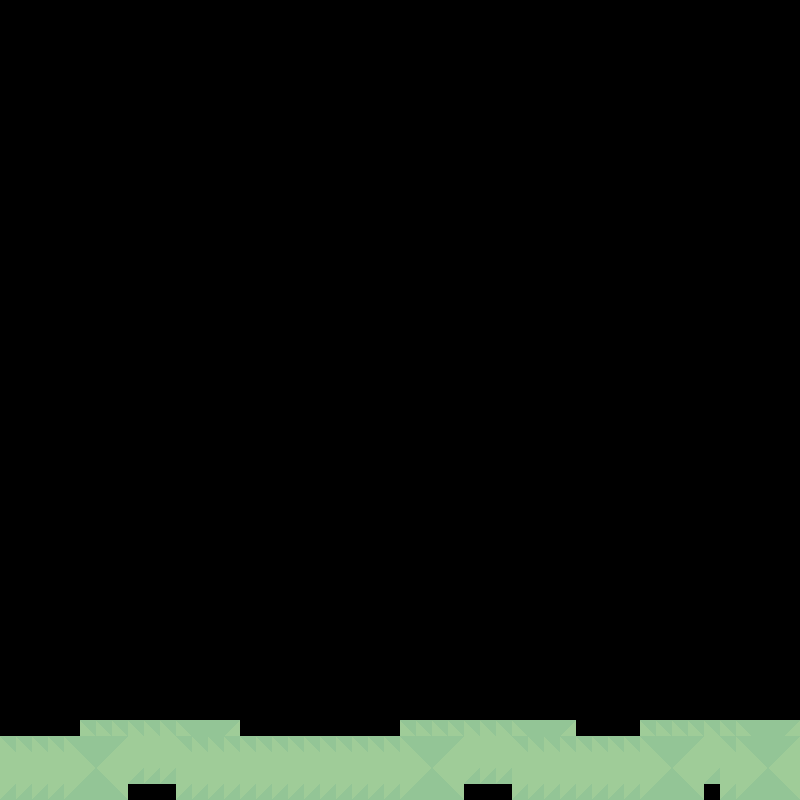

Tiled map render using the project's own tile images. Description and the whole map definition, tile-layer contents included, below:
An orthogonal 50x50 tile map with 16x16 px tiles, 1 tile layer (Tile Layer 1).

<map version="1.10" tiledversion="1.12.1" orientation="orthogonal" renderorder="right-down" width="50" height="50" tilewidth="16" tileheight="16" infinite="0" nextlayerid="2" nextobjectid="1">
 <tileset firstgid="1" source="smeegle.tsx" />
 <layer id="1" name="Tile Layer 1" width="50" height="50">
  <data encoding="csv">
0,0,0,0,0,0,0,0,0,0,0,0,0,0,0,0,0,0,0,0,0,0,0,0,0,0,0,0,0,0,0,0,0,0,0,0,0,0,0,0,0,0,0,0,0,0,0,0,0,0,
0,0,0,0,0,0,0,0,0,0,0,0,0,0,0,0,0,0,0,0,0,0,0,0,0,0,0,0,0,0,0,0,0,0,0,0,0,0,0,0,0,0,0,0,0,0,0,0,0,0,
0,0,0,0,0,0,0,0,0,0,0,0,0,0,0,0,0,0,0,0,0,0,0,0,0,0,0,0,0,0,0,0,0,0,0,0,0,0,0,0,0,0,0,0,0,0,0,0,0,0,
0,0,0,0,0,0,0,0,0,0,0,0,0,0,0,0,0,0,0,0,0,0,0,0,0,0,0,0,0,0,0,0,0,0,0,0,0,0,0,0,0,0,0,0,0,0,0,0,0,0,
0,0,0,0,0,0,0,0,0,0,0,0,0,0,0,0,0,0,0,0,0,0,0,0,0,0,0,0,0,0,0,0,0,0,0,0,0,0,0,0,0,0,0,0,0,0,0,0,0,0,
0,0,0,0,0,0,0,0,0,0,0,0,0,0,0,0,0,0,0,0,0,0,0,0,0,0,0,0,0,0,0,0,0,0,0,0,0,0,0,0,0,0,0,0,0,0,0,0,0,0,
0,0,0,0,0,0,0,0,0,0,0,0,0,0,0,0,0,0,0,0,0,0,0,0,0,0,0,0,0,0,0,0,0,0,0,0,0,0,0,0,0,0,0,0,0,0,0,0,0,0,
0,0,0,0,0,0,0,0,0,0,0,0,0,0,0,0,0,0,0,0,0,0,0,0,0,0,0,0,0,0,0,0,0,0,0,0,0,0,0,0,0,0,0,0,0,0,0,0,0,0,
0,0,0,0,0,0,0,0,0,0,0,0,0,0,0,0,0,0,0,0,0,0,0,0,0,0,0,0,0,0,0,0,0,0,0,0,0,0,0,0,0,0,0,0,0,0,0,0,0,0,
0,0,0,0,0,0,0,0,0,0,0,0,0,0,0,0,0,0,0,0,0,0,0,0,0,0,0,0,0,0,0,0,0,0,0,0,0,0,0,0,0,0,0,0,0,0,0,0,0,0,
0,0,0,0,0,0,0,0,0,0,0,0,0,0,0,0,0,0,0,0,0,0,0,0,0,0,0,0,0,0,0,0,0,0,0,0,0,0,0,0,0,0,0,0,0,0,0,0,0,0,
0,0,0,0,0,0,0,0,0,0,0,0,0,0,0,0,0,0,0,0,0,0,0,0,0,0,0,0,0,0,0,0,0,0,0,0,0,0,0,0,0,0,0,0,0,0,0,0,0,0,
0,0,0,0,0,0,0,0,0,0,0,0,0,0,0,0,0,0,0,0,0,0,0,0,0,0,0,0,0,0,0,0,0,0,0,0,0,0,0,0,0,0,0,0,0,0,0,0,0,0,
0,0,0,0,0,0,0,0,0,0,0,0,0,0,0,0,0,0,0,0,0,0,0,0,0,0,0,0,0,0,0,0,0,0,0,0,0,0,0,0,0,0,0,0,0,0,0,0,0,0,
0,0,0,0,0,0,0,0,0,0,0,0,0,0,0,0,0,0,0,0,0,0,0,0,0,0,0,0,0,0,0,0,0,0,0,0,0,0,0,0,0,0,0,0,0,0,0,0,0,0,
0,0,0,0,0,0,0,0,0,0,0,0,0,0,0,0,0,0,0,0,0,0,0,0,0,0,0,0,0,0,0,0,0,0,0,0,0,0,0,0,0,0,0,0,0,0,0,0,0,0,
0,0,0,0,0,0,0,0,0,0,0,0,0,0,0,0,0,0,0,0,0,0,0,0,0,0,0,0,0,0,0,0,0,0,0,0,0,0,0,0,0,0,0,0,0,0,0,0,0,0,
0,0,0,0,0,0,0,0,0,0,0,0,0,0,0,0,0,0,0,0,0,0,0,0,0,0,0,0,0,0,0,0,0,0,0,0,0,0,0,0,0,0,0,0,0,0,0,0,0,0,
0,0,0,0,0,0,0,0,0,0,0,0,0,0,0,0,0,0,0,0,0,0,0,0,0,0,0,0,0,0,0,0,0,0,0,0,0,0,0,0,0,0,0,0,0,0,0,0,0,0,
0,0,0,0,0,0,0,0,0,0,0,0,0,0,0,0,0,0,0,0,0,0,0,0,0,0,0,0,0,0,0,0,0,0,0,0,0,0,0,0,0,0,0,0,0,0,0,0,0,0,
0,0,0,0,0,0,0,0,0,0,0,0,0,0,0,0,0,0,0,0,0,0,0,0,0,0,0,0,0,0,0,0,0,0,0,0,0,0,0,0,0,0,0,0,0,0,0,0,0,0,
0,0,0,0,0,0,0,0,0,0,0,0,0,0,0,0,0,0,0,0,0,0,0,0,0,0,0,0,0,0,0,0,0,0,0,0,0,0,0,0,0,0,0,0,0,0,0,0,0,0,
0,0,0,0,0,0,0,0,0,0,0,0,0,0,0,0,0,0,0,0,0,0,0,0,0,0,0,0,0,0,0,0,0,0,0,0,0,0,0,0,0,0,0,0,0,0,0,0,0,0,
0,0,0,0,0,0,0,0,0,0,0,0,0,0,0,0,0,0,0,0,0,0,0,0,0,0,0,0,0,0,0,0,0,0,0,0,0,0,0,0,0,0,0,0,0,0,0,0,0,0,
0,0,0,0,0,0,0,0,0,0,0,0,0,0,0,0,0,0,0,0,0,0,0,0,0,0,0,0,0,0,0,0,0,0,0,0,0,0,0,0,0,0,0,0,0,0,0,0,0,0,
0,0,0,0,0,0,0,0,0,0,0,0,0,0,0,0,0,0,0,0,0,0,0,0,0,0,0,0,0,0,0,0,0,0,0,0,0,0,0,0,0,0,0,0,0,0,0,0,0,0,
0,0,0,0,0,0,0,0,0,0,0,0,0,0,0,0,0,0,0,0,0,0,0,0,0,0,0,0,0,0,0,0,0,0,0,0,0,0,0,0,0,0,0,0,0,0,0,0,0,0,
0,0,0,0,0,0,0,0,0,0,0,0,0,0,0,0,0,0,0,0,0,0,0,0,0,0,0,0,0,0,0,0,0,0,0,0,0,0,0,0,0,0,0,0,0,0,0,0,0,0,
0,0,0,0,0,0,0,0,0,0,0,0,0,0,0,0,0,0,0,0,0,0,0,0,0,0,0,0,0,0,0,0,0,0,0,0,0,0,0,0,0,0,0,0,0,0,0,0,0,0,
0,0,0,0,0,0,0,0,0,0,0,0,0,0,0,0,0,0,0,0,0,0,0,0,0,0,0,0,0,0,0,0,0,0,0,0,0,0,0,0,0,0,0,0,0,0,0,0,0,0,
0,0,0,0,0,0,0,0,0,0,0,0,0,0,0,0,0,0,0,0,0,0,0,0,0,0,0,0,0,0,0,0,0,0,0,0,0,0,0,0,0,0,0,0,0,0,0,0,0,0,
0,0,0,0,0,0,0,0,0,0,0,0,0,0,0,0,0,0,0,0,0,0,0,0,0,0,0,0,0,0,0,0,0,0,0,0,0,0,0,0,0,0,0,0,0,0,0,0,0,0,
0,0,0,0,0,0,0,0,0,0,0,0,0,0,0,0,0,0,0,0,0,0,0,0,0,0,0,0,0,0,0,0,0,0,0,0,0,0,0,0,0,0,0,0,0,0,0,0,0,0,
0,0,0,0,0,0,0,0,0,0,0,0,0,0,0,0,0,0,0,0,0,0,0,0,0,0,0,0,0,0,0,0,0,0,0,0,0,0,0,0,0,0,0,0,0,0,0,0,0,0,
0,0,0,0,0,0,0,0,0,0,0,0,0,0,0,0,0,0,0,0,0,0,0,0,0,0,0,0,0,0,0,0,0,0,0,0,0,0,0,0,0,0,0,0,0,0,0,0,0,0,
0,0,0,0,0,0,0,0,0,0,0,0,0,0,0,0,0,0,0,0,0,0,0,0,0,0,0,0,0,0,0,0,0,0,0,0,0,0,0,0,0,0,0,0,0,0,0,0,0,0,
0,0,0,0,0,0,0,0,0,0,0,0,0,0,0,0,0,0,0,0,0,0,0,0,0,0,0,0,0,0,0,0,0,0,0,0,0,0,0,0,0,0,0,0,0,0,0,0,0,0,
0,0,0,0,0,0,0,0,0,0,0,0,0,0,0,0,0,0,0,0,0,0,0,0,0,0,0,0,0,0,0,0,0,0,0,0,0,0,0,0,0,0,0,0,0,0,0,0,0,0,
0,0,0,0,0,0,0,0,0,0,0,0,0,0,0,0,0,0,0,0,0,0,0,0,0,0,0,0,0,0,0,0,0,0,0,0,0,0,0,0,0,0,0,0,0,0,0,0,0,0,
0,0,0,0,0,0,0,0,0,0,0,0,0,0,0,0,0,0,0,0,0,0,0,0,0,0,0,0,0,0,0,0,0,0,0,0,0,0,0,0,0,0,0,0,0,0,0,0,0,0,
0,0,0,0,0,0,0,0,0,0,0,0,0,0,0,0,0,0,0,0,0,0,0,0,0,0,0,0,0,0,0,0,0,0,0,0,0,0,0,0,0,0,0,0,0,0,0,0,0,0,
0,0,0,0,0,0,0,0,0,0,0,0,0,0,0,0,0,0,0,0,0,0,0,0,0,0,0,0,0,0,0,0,0,0,0,0,0,0,0,0,0,0,0,0,0,0,0,0,0,0,
0,0,0,0,0,0,0,0,0,0,0,0,0,0,0,0,0,0,0,0,0,0,0,0,0,0,0,0,0,0,0,0,0,0,0,0,0,0,0,0,0,0,0,0,0,0,0,0,0,0,
0,0,0,0,0,0,0,0,0,0,0,0,0,0,0,0,0,0,0,0,0,0,0,0,0,0,0,0,0,0,0,0,0,0,0,0,0,0,0,0,0,0,0,0,0,0,0,0,0,0,
0,0,0,0,0,0,0,0,0,0,0,0,0,0,0,0,0,0,0,0,0,0,0,0,0,0,0,0,0,0,0,0,0,0,0,0,0,0,0,0,0,0,0,0,0,0,0,0,0,0,
0,0,0,0,0,0,0,0,0,0,0,0,0,0,0,0,0,0,0,0,0,0,0,0,0,0,0,0,0,0,0,0,0,0,0,0,0,0,0,0,0,0,0,0,0,0,0,0,0,0,
0,0,0,0,0,0,0,0,0,0,0,0,0,0,0,0,0,0,0,0,0,0,0,0,0,0,0,0,0,0,0,0,0,0,0,0,0,0,0,0,0,0,0,0,0,0,0,0,0,0,
0,0,0,0,0,0,0,0,0,0,0,0,0,0,0,0,0,0,0,0,0,0,0,0,0,0,0,0,0,0,0,0,0,0,0,0,0,0,0,0,0,0,0,0,0,0,0,0,0,0,
0,0,0,0,0,4,4,4,4,4,4,4,0,0,0,0,0,0,0,0,0,0,0,0,0,4,4,4,4,4,4,4,4,0,0,0,0,0,0,0,4,4,4,4,4,4,4,0,0,0,
4,4,4,4,4,0,0,0,0,0,0,4,4,4,4,4,4,4,4,4,4,4,4,4,4,4,0,0,0,0,0,0,4,4,4,4,4,4,4,4,4,0,0,0,0,4,4,0,0,0
</data>
 </layer>
</map>
